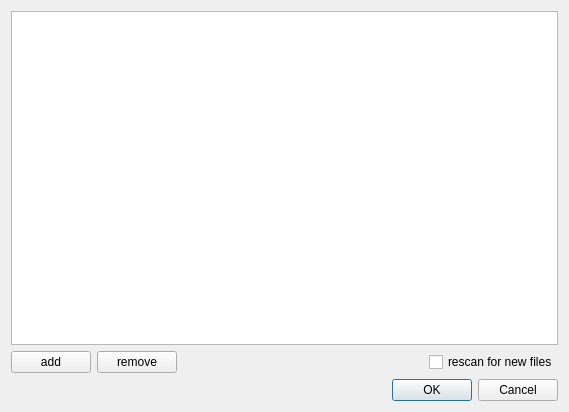
<?xml version="1.0" encoding="UTF-8"?>
<ui version="4.0">
 <class>DirectoriesDialog</class>
 <widget class="QDialog" name="DirectoriesDialog">
  <property name="geometry">
   <rect>
    <x>0</x>
    <y>0</y>
    <width>569</width>
    <height>412</height>
   </rect>
  </property>
  <property name="windowTitle">
   <string>Indexed Directories</string>
  </property>
  <layout class="QVBoxLayout" name="verticalLayout">
   <item>
    <widget class="QTableView" name="table"/>
   </item>
   <item>
    <layout class="QHBoxLayout" name="horizontalLayout">
     <item>
      <widget class="QPushButton" name="add">
       <property name="text">
        <string>add</string>
       </property>
      </widget>
     </item>
     <item>
      <widget class="QPushButton" name="remove">
       <property name="text">
        <string>remove</string>
       </property>
      </widget>
     </item>
     <item>
      <spacer name="horizontalSpacer">
       <property name="orientation">
        <enum>Qt::Horizontal</enum>
       </property>
       <property name="sizeHint" stdset="0">
        <size>
         <width>40</width>
         <height>20</height>
        </size>
       </property>
      </spacer>
     </item>
     <item>
      <widget class="QCheckBox" name="rescan">
       <property name="text">
        <string>rescan for new files</string>
       </property>
      </widget>
     </item>
    </layout>
   </item>
   <item>
    <widget class="QDialogButtonBox" name="buttonBox">
     <property name="orientation">
      <enum>Qt::Horizontal</enum>
     </property>
     <property name="standardButtons">
      <set>QDialogButtonBox::Cancel|QDialogButtonBox::Ok</set>
     </property>
    </widget>
   </item>
  </layout>
 </widget>
 <resources/>
 <connections>
  <connection>
   <sender>buttonBox</sender>
   <signal>accepted()</signal>
   <receiver>DirectoriesDialog</receiver>
   <slot>accept()</slot>
   <hints>
    <hint type="sourcelabel">
     <x>248</x>
     <y>254</y>
    </hint>
    <hint type="destinationlabel">
     <x>157</x>
     <y>274</y>
    </hint>
   </hints>
  </connection>
  <connection>
   <sender>buttonBox</sender>
   <signal>rejected()</signal>
   <receiver>DirectoriesDialog</receiver>
   <slot>reject()</slot>
   <hints>
    <hint type="sourcelabel">
     <x>316</x>
     <y>260</y>
    </hint>
    <hint type="destinationlabel">
     <x>286</x>
     <y>274</y>
    </hint>
   </hints>
  </connection>
 </connections>
</ui>
